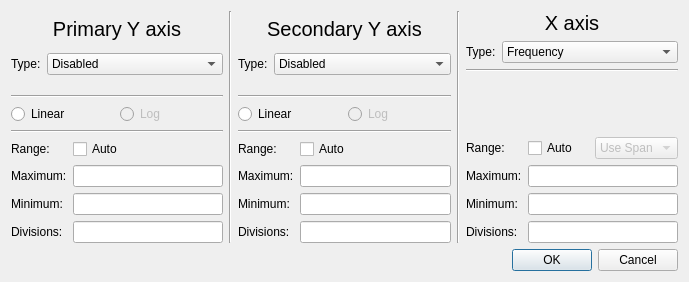
<?xml version="1.0" encoding="UTF-8"?>
<ui version="4.0">
 <class>XYplotAxisDialog</class>
 <widget class="QDialog" name="XYplotAxisDialog">
  <property name="windowModality">
   <enum>Qt::NonModal</enum>
  </property>
  <property name="geometry">
   <rect>
    <x>0</x>
    <y>0</y>
    <width>689</width>
    <height>282</height>
   </rect>
  </property>
  <property name="windowTitle">
   <string>Axis Setup</string>
  </property>
  <property name="modal">
   <bool>true</bool>
  </property>
  <layout class="QVBoxLayout" name="verticalLayout_4">
   <item>
    <layout class="QHBoxLayout" name="horizontalLayout_4">
     <item>
      <layout class="QVBoxLayout" name="verticalLayout">
       <item>
        <widget class="QLabel" name="label_2">
         <property name="font">
          <font>
           <pointsize>15</pointsize>
          </font>
         </property>
         <property name="text">
          <string>Primary Y axis</string>
         </property>
         <property name="alignment">
          <set>Qt::AlignCenter</set>
         </property>
        </widget>
       </item>
       <item>
        <layout class="QFormLayout" name="formLayout">
         <item row="0" column="0">
          <widget class="QLabel" name="label">
           <property name="text">
            <string>Type:</string>
           </property>
          </widget>
         </item>
         <item row="0" column="1">
          <widget class="QComboBox" name="Y1type">
           <item>
            <property name="text">
             <string>Disabled</string>
            </property>
           </item>
           <item>
            <property name="text">
             <string>Magnitude</string>
            </property>
           </item>
           <item>
            <property name="text">
             <string>Phase</string>
            </property>
           </item>
           <item>
            <property name="text">
             <string>VSWR</string>
            </property>
           </item>
           <item>
            <property name="text">
             <string>Real</string>
            </property>
           </item>
           <item>
            <property name="text">
             <string>Impulse Response (real)</string>
            </property>
           </item>
           <item>
            <property name="text">
             <string>Impulse Response (mag)</string>
            </property>
           </item>
           <item>
            <property name="text">
             <string>Step Response</string>
            </property>
           </item>
           <item>
            <property name="text">
             <string>Impedance</string>
            </property>
           </item>
          </widget>
         </item>
        </layout>
       </item>
       <item>
        <widget class="Line" name="line">
         <property name="orientation">
          <enum>Qt::Horizontal</enum>
         </property>
        </widget>
       </item>
       <item>
        <layout class="QHBoxLayout" name="horizontalLayout">
         <item>
          <widget class="QRadioButton" name="Y1linear">
           <property name="text">
            <string>Linear</string>
           </property>
           <attribute name="buttonGroup">
            <string notr="true">Y1group</string>
           </attribute>
          </widget>
         </item>
         <item>
          <widget class="QRadioButton" name="Y1log">
           <property name="enabled">
            <bool>false</bool>
           </property>
           <property name="text">
            <string>Log</string>
           </property>
           <attribute name="buttonGroup">
            <string notr="true">Y1group</string>
           </attribute>
          </widget>
         </item>
        </layout>
       </item>
       <item>
        <widget class="Line" name="line_2">
         <property name="orientation">
          <enum>Qt::Horizontal</enum>
         </property>
        </widget>
       </item>
       <item>
        <layout class="QFormLayout" name="formLayout_2">
         <item row="0" column="0">
          <widget class="QLabel" name="label_3">
           <property name="text">
            <string>Range:</string>
           </property>
          </widget>
         </item>
         <item row="0" column="1">
          <widget class="QCheckBox" name="Y1auto">
           <property name="text">
            <string>Auto</string>
           </property>
          </widget>
         </item>
         <item row="1" column="0">
          <widget class="QLabel" name="label_4">
           <property name="text">
            <string>Maximum:</string>
           </property>
          </widget>
         </item>
         <item row="1" column="1">
          <widget class="SIUnitEdit" name="Y1max"/>
         </item>
         <item row="2" column="0">
          <widget class="QLabel" name="label_5">
           <property name="text">
            <string>Minimum:</string>
           </property>
          </widget>
         </item>
         <item row="2" column="1">
          <widget class="SIUnitEdit" name="Y1min"/>
         </item>
         <item row="3" column="0">
          <widget class="QLabel" name="label_6">
           <property name="text">
            <string>Divisions:</string>
           </property>
          </widget>
         </item>
         <item row="3" column="1">
          <widget class="SIUnitEdit" name="Y1divs"/>
         </item>
        </layout>
       </item>
      </layout>
     </item>
     <item>
      <widget class="Line" name="line_3">
       <property name="orientation">
        <enum>Qt::Vertical</enum>
       </property>
      </widget>
     </item>
     <item>
      <layout class="QVBoxLayout" name="verticalLayout_2">
       <item>
        <widget class="QLabel" name="label_7">
         <property name="font">
          <font>
           <pointsize>15</pointsize>
          </font>
         </property>
         <property name="text">
          <string>Secondary Y axis</string>
         </property>
         <property name="alignment">
          <set>Qt::AlignCenter</set>
         </property>
        </widget>
       </item>
       <item>
        <layout class="QFormLayout" name="formLayout_3">
         <item row="0" column="0">
          <widget class="QLabel" name="label_8">
           <property name="text">
            <string>Type:</string>
           </property>
          </widget>
         </item>
         <item row="0" column="1">
          <widget class="QComboBox" name="Y2type">
           <item>
            <property name="text">
             <string>Disabled</string>
            </property>
           </item>
           <item>
            <property name="text">
             <string>Magnitude</string>
            </property>
           </item>
           <item>
            <property name="text">
             <string>Phase</string>
            </property>
           </item>
           <item>
            <property name="text">
             <string>VSWR</string>
            </property>
           </item>
           <item>
            <property name="text">
             <string>Real</string>
            </property>
           </item>
           <item>
            <property name="text">
             <string>Impulse Response (real)</string>
            </property>
           </item>
           <item>
            <property name="text">
             <string>Impulse Response (mag)</string>
            </property>
           </item>
           <item>
            <property name="text">
             <string>Step Response</string>
            </property>
           </item>
           <item>
            <property name="text">
             <string>Impedance</string>
            </property>
           </item>
          </widget>
         </item>
        </layout>
       </item>
       <item>
        <widget class="Line" name="line_4">
         <property name="orientation">
          <enum>Qt::Horizontal</enum>
         </property>
        </widget>
       </item>
       <item>
        <layout class="QHBoxLayout" name="horizontalLayout_2">
         <item>
          <widget class="QRadioButton" name="Y2linear">
           <property name="text">
            <string>Linear</string>
           </property>
           <attribute name="buttonGroup">
            <string notr="true">Y2group</string>
           </attribute>
          </widget>
         </item>
         <item>
          <widget class="QRadioButton" name="Y2log">
           <property name="enabled">
            <bool>false</bool>
           </property>
           <property name="text">
            <string>Log</string>
           </property>
           <attribute name="buttonGroup">
            <string notr="true">Y2group</string>
           </attribute>
          </widget>
         </item>
        </layout>
       </item>
       <item>
        <widget class="Line" name="line_5">
         <property name="orientation">
          <enum>Qt::Horizontal</enum>
         </property>
        </widget>
       </item>
       <item>
        <layout class="QFormLayout" name="formLayout_4">
         <item row="0" column="0">
          <widget class="QLabel" name="label_9">
           <property name="text">
            <string>Range:</string>
           </property>
          </widget>
         </item>
         <item row="0" column="1">
          <widget class="QCheckBox" name="Y2auto">
           <property name="text">
            <string>Auto</string>
           </property>
          </widget>
         </item>
         <item row="1" column="0">
          <widget class="QLabel" name="label_10">
           <property name="text">
            <string>Maximum:</string>
           </property>
          </widget>
         </item>
         <item row="1" column="1">
          <widget class="SIUnitEdit" name="Y2max"/>
         </item>
         <item row="2" column="0">
          <widget class="QLabel" name="label_11">
           <property name="text">
            <string>Minimum:</string>
           </property>
          </widget>
         </item>
         <item row="2" column="1">
          <widget class="SIUnitEdit" name="Y2min"/>
         </item>
         <item row="3" column="0">
          <widget class="QLabel" name="label_12">
           <property name="text">
            <string>Divisions:</string>
           </property>
          </widget>
         </item>
         <item row="3" column="1">
          <widget class="SIUnitEdit" name="Y2divs"/>
         </item>
        </layout>
       </item>
      </layout>
     </item>
     <item>
      <widget class="Line" name="line_6">
       <property name="orientation">
        <enum>Qt::Vertical</enum>
       </property>
      </widget>
     </item>
     <item>
      <layout class="QVBoxLayout" name="verticalLayout_3">
       <item>
        <widget class="QLabel" name="label_13">
         <property name="sizePolicy">
          <sizepolicy hsizetype="Preferred" vsizetype="Maximum">
           <horstretch>0</horstretch>
           <verstretch>0</verstretch>
          </sizepolicy>
         </property>
         <property name="font">
          <font>
           <pointsize>15</pointsize>
          </font>
         </property>
         <property name="text">
          <string>X axis</string>
         </property>
         <property name="alignment">
          <set>Qt::AlignCenter</set>
         </property>
        </widget>
       </item>
       <item>
        <layout class="QFormLayout" name="formLayout_5">
         <item row="0" column="0">
          <widget class="QLabel" name="label_14">
           <property name="text">
            <string>Type:</string>
           </property>
          </widget>
         </item>
         <item row="0" column="1">
          <widget class="QComboBox" name="XType">
           <item>
            <property name="text">
             <string>Frequency</string>
            </property>
           </item>
           <item>
            <property name="text">
             <string>Time</string>
            </property>
           </item>
           <item>
            <property name="text">
             <string>Distance</string>
            </property>
           </item>
          </widget>
         </item>
        </layout>
       </item>
       <item>
        <widget class="Line" name="line_7">
         <property name="orientation">
          <enum>Qt::Horizontal</enum>
         </property>
        </widget>
       </item>
       <item>
        <spacer name="verticalSpacer">
         <property name="orientation">
          <enum>Qt::Vertical</enum>
         </property>
         <property name="sizeHint" stdset="0">
          <size>
           <width>20</width>
           <height>40</height>
          </size>
         </property>
        </spacer>
       </item>
       <item>
        <layout class="QFormLayout" name="formLayout_6">
         <item row="0" column="0">
          <widget class="QLabel" name="label_15">
           <property name="text">
            <string>Range:</string>
           </property>
          </widget>
         </item>
         <item row="0" column="1">
          <layout class="QHBoxLayout" name="horizontalLayout_3">
           <item>
            <widget class="QCheckBox" name="Xauto">
             <property name="text">
              <string>Auto</string>
             </property>
            </widget>
           </item>
           <item>
            <widget class="QComboBox" name="Xautomode">
             <property name="enabled">
              <bool>false</bool>
             </property>
             <item>
              <property name="text">
               <string>Use Span</string>
              </property>
             </item>
             <item>
              <property name="text">
               <string>Fit Traces</string>
              </property>
             </item>
            </widget>
           </item>
          </layout>
         </item>
         <item row="1" column="0">
          <widget class="QLabel" name="label_16">
           <property name="text">
            <string>Maximum:</string>
           </property>
          </widget>
         </item>
         <item row="1" column="1">
          <widget class="SIUnitEdit" name="Xmax"/>
         </item>
         <item row="2" column="0">
          <widget class="QLabel" name="label_17">
           <property name="text">
            <string>Minimum:</string>
           </property>
          </widget>
         </item>
         <item row="2" column="1">
          <widget class="SIUnitEdit" name="Xmin"/>
         </item>
         <item row="3" column="0">
          <widget class="QLabel" name="label_18">
           <property name="text">
            <string>Divisions:</string>
           </property>
          </widget>
         </item>
         <item row="3" column="1">
          <widget class="SIUnitEdit" name="Xdivs"/>
         </item>
        </layout>
       </item>
      </layout>
     </item>
    </layout>
   </item>
   <item>
    <widget class="QDialogButtonBox" name="buttonBox">
     <property name="orientation">
      <enum>Qt::Horizontal</enum>
     </property>
     <property name="standardButtons">
      <set>QDialogButtonBox::Cancel|QDialogButtonBox::Ok</set>
     </property>
    </widget>
   </item>
  </layout>
 </widget>
 <customwidgets>
  <customwidget>
   <class>SIUnitEdit</class>
   <extends>QLineEdit</extends>
   <header>CustomWidgets/siunitedit.h</header>
  </customwidget>
 </customwidgets>
 <resources/>
 <connections>
  <connection>
   <sender>buttonBox</sender>
   <signal>accepted()</signal>
   <receiver>XYplotAxisDialog</receiver>
   <slot>accept()</slot>
   <hints>
    <hint type="sourcelabel">
     <x>248</x>
     <y>254</y>
    </hint>
    <hint type="destinationlabel">
     <x>157</x>
     <y>274</y>
    </hint>
   </hints>
  </connection>
  <connection>
   <sender>buttonBox</sender>
   <signal>rejected()</signal>
   <receiver>XYplotAxisDialog</receiver>
   <slot>reject()</slot>
   <hints>
    <hint type="sourcelabel">
     <x>316</x>
     <y>260</y>
    </hint>
    <hint type="destinationlabel">
     <x>286</x>
     <y>274</y>
    </hint>
   </hints>
  </connection>
 </connections>
 <buttongroups>
  <buttongroup name="Y1group"/>
  <buttongroup name="Y2group"/>
 </buttongroups>
</ui>
